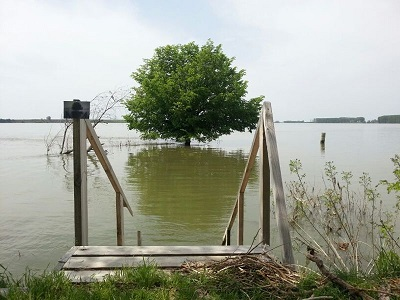
#> input picture img_vsmall.jpg, 400 x 300 px
$ python dnn_autoencoder1.py
#> lines starting #> are read from the running program, lines starting #| are printed output that depends on the picture
### online_dnn_engine.py
# -*- coding: utf-8 -*-
"""

Fully Connected Online Deep Neural Network

@created: 2016-10-01
@author: Andrei Ionut DAMIAN

see also module __ver__,__credits__,.. etc loaded within OnlineDNN

"""

from __future__ import print_function


import numpy as np
import pandas as pd

from scipy.special import expit
from datetime import datetime as dt
from time import time as tm


"""

OnlineDNN classes and utilities

"""

__author__     = "Andrei Ionut DAMIAN"
__copyright__  = "Copyright 2017, Cloudifier SRL"
__credits__    = ["Octavian Bulie","Alexandru Purdila"]
__license__    = "GPL"
__version__    = "0.1.1"
__maintainer__ = "Andrei Ionut DAMIAN"
__email__      = "damian@cloudifier.net"
__status__     = "Production"
__library__    = "Online Deep Neural Network"
__created__    = "2016-10-01"
__modified__   = "2017-03-12"
__lib__        = "ODNN"

_DEBUG = True # module level debug flag


class OnlineDNNBase:
  def __init__(self):
      # nothing special
      return

  def _logger(self, logstr, show = True):
      if not hasattr(self,'USE_SHORT_DATE'):
          self.USE_SHORT_DATE = True

      if not hasattr(self, 'log'):
          self.log = list()

      nowtime = dt.now()
      if self.USE_SHORT_DATE:
          strnowtime = nowtime.strftime("[{}][%H:%M:%S] ".format(__lib__))
      else:
          strnowtime = nowtime.strftime("[{}][%H:%M:%S] ".format(__lib__))
      logstr = strnowtime + logstr
      self.log.append(logstr)
      if show:
          print(logstr, flush = True)
      return

class odn_utils(OnlineDNNBase):


  # [23 lines left out: functions FeatureNormalize, TestDataNormalize, not called in this run]

  def loaddata(self, file):
      return pd.read_csv(file)

  #
  # Kappa: duplicated and generalized from OnlineClassifier version
  #
  # [142 lines left out: functions Kappa, ROC, train_online_classifier, train_online_model_no_tqdm, ck_train_online_classifier, not called in this run]


valid_activations = ['','direct','sigmoid','relu','tanh','softmax']

valid_cost = ['cross_entropy','MSE']

valid_layers = ['','input','hidden','output']

class OnlineDNNLayer(OnlineDNNBase):

  def __init__(self, nr_units, layer_name = '',
               PreviousLayer = None, NextLayer = None,
               activation = '', layer_type = '', output = False
               ):

      self.layer_name = layer_name
      self.layer_id = -1
      self.layer_type = layer_type
      self.nr_units = nr_units
      if not (layer_type in valid_layers):
          raise Exception("[OnlineDNNLayer:" + str(self.layer_id)+" ERROR]"+
                          " unknown layer type: " + layer_type)
      if not (activation in valid_activations):
          raise Exception("[OnlineDNNLayer:" + str(self.layer_id)+" ERROR]"+
                          " unknown activation: " + activation)
      self.activation = activation
      self.PreviousLayer = PreviousLayer
      self.NextLayer = NextLayer
      self.Theta = None
      self.a_array = None
      self.z_array = None
      self.delta_calc = False
      self.delta = 0
      self.is_output = output
      self.y_ohm = None
      self.y_lbl = None
      self.cost_function = ''

      self.ThetaSaved = None
      self.BestTheta = None

      self.gradient = None
      self.momentum = None
      self.numericg = None

      self.step = -1

      return


  # [89 lines left out: functions IsComputingOk, SaveTheta, RestoreTheta, SaveBestTheta, RestoreBestTheta, LongDescribe and 3 more, not called in this run]


  def ThetaNoBias(self):

      return  self.Theta[1:,:]


  # [75 lines left out: functions Activate, J, CostFunction, DCostFunction, GetDerivative, not called in this run]


  def InitLayer(self, PreviousLayer):


      self.nr_weights = 0

      if PreviousLayer == None:
          # return if first layer
          return
      self.PreviousLayer = PreviousLayer
      nr_prev = self.PreviousLayer.nr_units
      nr_curr = self.nr_units

      self.nr_weights = (nr_prev+1) * nr_curr

      ## initialize Theta
      ## size is InLayer+1 X OutLayer (+1 for bias)

      self.Theta = np.array(np.random.uniform(low=-0.005,
                                     high=0.005,
                                     size=(nr_prev+1,nr_curr),
                                     ), dtype = np.float32)

      return

  def sigmoid(self,z):
      return expit(z)

  def Dsigmoid(self,z):
      return self.sigmoid(z)*(1-self.sigmoid(z))

  # [24 lines left out: function softmax, not called in this run]

  def Dsoftmax(self,y,y_pred):
      return self.dlog_loss(y,y_pred)

  # [12 lines left out: function log_loss, not called in this run]

  def Dlog_loss(self,y,y_pred):
      t = y_pred - y
      return t

  # [18 lines left out: functions MSE, DMSE, relu, not called in this run]

  def Drelu(self,z):
      a = (z > 0).astype(int)
      return a

  def tanh(self,z):
      a = np.tanh(z)
      return a

  def Dtanh(self,z):
      a = 1 - np.tanh(z)**2
      return a

  # [36 lines left out: functions FProp, BProp, not called in this run]


class OnlineDNN(OnlineDNNBase):
  def __init__(self,
               output_labels = None,  # list of output labels
               alpha = 0.1,           # learning rate
               momentum = 0.9,
               Verbose = 1,           # default minimal debug info
               Name = 'TestNet',      # default net name
               best_theta = False,    # will keep best loss weights if true
               ):

      self.best_theta = best_theta

      self.ModelPrepared = False # first un-prepare the model

      self.__author__     = __author__
      self.__version__    = __version__
      self.__library__    = __library__
      self.__lib__        = __lib__
      self._logger("{} ver: {}".format(self.__library__,
            self.__version__))
      self.Layers = list()
      self.Labels = output_labels
      self.alpha = alpha

      self.Verbose = Verbose
      self.Step = 1
      self.cost_list = list()
      self.Name = Name
      self.nr_layers = 0
      self.momentum_speed = momentum

      return

  def DumpLog(self):
      print("\n".join(self.log), flush = True)
      return


  # [154 lines left out: functions Describe, DebugInfo, ComputeNumericalGradient, BackProp, ForwProp, ComputeCost and 1 more, not called in this run]


  ##
  ## Add Layers to current model
  ##
  def AddLayer(self, NewLayer):

      nr_layers = len(self.Layers)
      if nr_layers == 0:
          # input layer
          NewLayer.layer_type = 'input'
      elif self.Layers[nr_layers-1].layer_type == 'output':
          raise Exception("[OnlineDNN ERROR] Cannot add layer after output!")

      if NewLayer.layer_type=='':
          NewLayer.layer_type = 'hidden'
          if NewLayer.activation == 'softmax':
              NewLayer.layer_type = 'output'

      self.Layers.append(NewLayer)
      return

  # [12 lines left out: functions SaveBestThetas, RestoreBestThetas, not called in this run]


  def PrepareModel(self, cost_function = 'cross_entropy' ):
      nr_layers = len(self.Layers)
      self.nr_layers = nr_layers
      if nr_layers == 0:
          raise Exception("[OnlineDNN ERROR] Zero layers !")
      elif nr_layers <3:
          raise Exception("[OnlineDNN ERROR] Nr. layers <3")

      self.nr_weights = 0
      # first check model capacity and generate best thetas
      for i in range(1,nr_layers):
          cunits = self.Layers[i].nr_units
          punits = self.Layers[i-1].nr_units
          self.nr_weights += (punits+1)*(cunits)

      model_size_MB = self.nr_weights*4/(1024*1024)

      self._logger("Model capacity: {:,} weights, {:,.2f}MB".format(
              self.nr_weights,
              model_size_MB))
      if (model_size_MB>4000):
          self._logger("Model requires to much memory, please optimize!")
          return False
      #


      PrevLayer = None
      for i in range(nr_layers):
          self.Layers[i].layer_id = i
          self.Layers[i].InitLayer(PrevLayer)
          PrevLayer = self.Layers[i]
          if i<(nr_layers-1):
              self.Layers[i].NextLayer = self.Layers[i+1]


      ## force output for last layer
      self.Layers[nr_layers-1].is_output = True
      self.Layers[nr_layers-1].layer_type = 'output'
      self.Layers[nr_layers-1].cost_function = cost_function
      if self.Verbose>0:
          self.Describe()

      self.ModelPrepared = True
      return True

  def OnlineTrain(self, xi, yi, X_cross = None, y_cross = None):
      self.SGDStep(xi,yi)
      return

  # [20 lines left out: functions Predict, MSE, not called in this run]

"""
  END OnlineDNN Engine

"""


# [3 lines that do not run on import are left out]

### dnn_autoencoder1.py
# -*- coding: utf-8 -*-
"""
Created on Mon May  8 22:38:29 2017

@author: Andrei
"""

from online_dnn_engine import OnlineDNN
from online_dnn_engine import odn_utils
from online_dnn_engine import OnlineDNNLayer

from scipy.ndimage import imread

from matplotlib import pyplot as plt

import numpy as np

if __name__ == '__main__':

    print("OnlineDNN Autoencoder test")

    # load images
    s_imgfile = "img_vsmall.jpg"
    np_img = imread(s_imgfile, flatten=True)
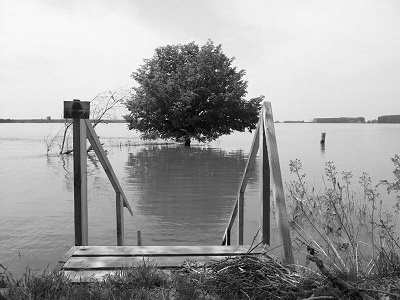
#> np_img: shape (300, 400) float32; min 0.587, max 254.1, mean 160.6
    np_X = np_img.reshape(-1)
    np_y = np_X
    nr_in_units = np_X.size
#> nr_in_units = 120000
    nr_out_units= nr_in_units
#> nr_out_units = 120000
    np_X = np_X.reshape(nr_in_units,1)
    plt.matshow(np_img, cmap="gray")

    # setup Autoencoder DNN

    test_size = 64
    h1_activ = 'direct'
    h1_units = test_size * test_size

    dnn = OnlineDNN()

    InputLayer   = OnlineDNNLayer(nr_units = nr_in_units,
                                  layer_name = 'Input Layer')

    EncoderLayer = OnlineDNNLayer(nr_units = h1_units,
                                  layer_name = 'Hidden Layer #1',
                                  activation = h1_activ)

    OutputLayer  = OnlineDNNLayer(nr_units = nr_out_units,
                                  layer_name = 'Output Layer',
                                  activation = 'direct')


    dnn.AddLayer(InputLayer)
    dnn.AddLayer(EncoderLayer)
    dnn.AddLayer(OutputLayer)

    dnn.PrepareModel(cost_function='MSE')
#> (the run stopped early here; a loop or call above may not have finished)

$ run again, with img_xsmall.jpg copied over img_vsmall.jpg
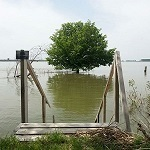
#> input picture img_xsmall.jpg, 150 x 150 px
#> `np_img = imread(s_imgfile, flatten=True)`:
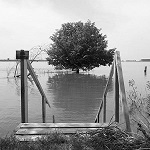
#> np_img: shape (150, 150) float32; min 0.886, max 254.1, mean 153.3
